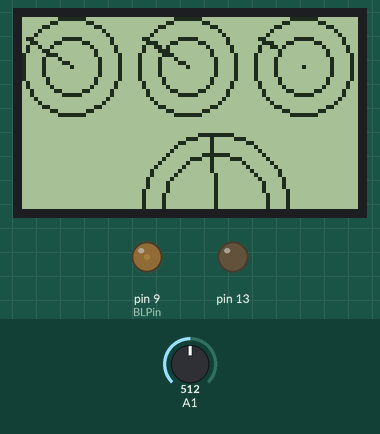
Simulated run of this sketch. Board: Arduino Uno, built with avr-gcc and run on an emulated ATmega328P. On the bench: 84×48 one-colour display, output pins drawn as LEDs (lit = HIGH). The inputs (shaded band) are chosen by the test bench; at power-on: A1 = 512.

Above: at 1.2 s.
1.3 s: A1 set to 350
At 1.56 s:
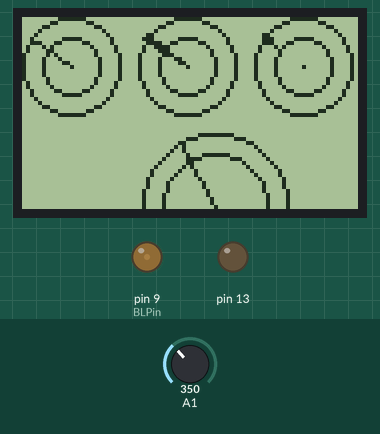
3.0 s: A1 set to 370
At 3.28 s:
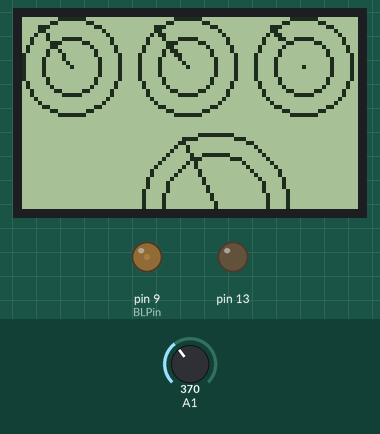
4.7 s: A1 set to 306
At 5.53 s:
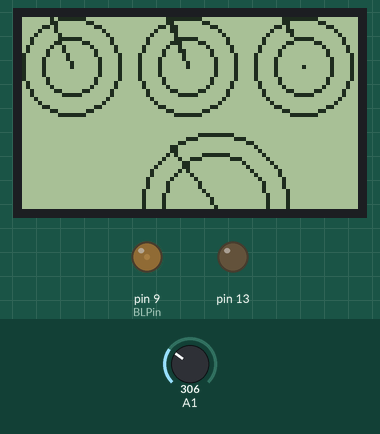
Timing chart, 0 to 7.7 s (numbered marks = the images above; inputs shaded):
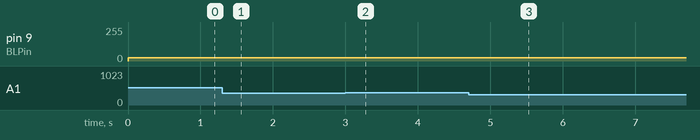

The sketch:

TahoTest.ino
```cpp
#include "U8glib.h"

U8GLIB_PCD8544 u8g(8, 7, 11, 12, 10);    // SPI Com: SCK(clk) = 2, MOSI(din) = 11, CS(ce) = 10, A0(dc) = 7, Reset(rst) = 8
#define BLPin 9
//#define fillArrow
//#define LineBar
char x = 42, y = 24;/*центр окружности*/;
int alpha = 22;
const float pi = 3.14;

unsigned char BL = 25, f, contrast = 150;

char bytes;
char radius = 20;
unsigned int c, d, e, ADC1;

void setup() {

  LCDSetup();
  pinMode(BLPin, OUTPUT); //настроим светодиод как выход
  //digitalWrite(BLPin, LOW);    // turn the Backlight off
  analogWrite(BLPin, 50);    // turn the Backlight off
  pinMode(13, OUTPUT); //настроим светодиод как выход
  digitalWrite(13, LOW);    // turn the LED off by making the voltage LOW
  pinMode(5, INPUT); //
  pinMode(A1, INPUT); //настроим светодиод как выход

}

void loop() {

  alpha++;
  if (alpha > 360)
  {
    alpha = 0;
  }

  //digitalWrite(13,digitalRead(2));
  bytes = Serial.available();
  if (bytes != 0)
  {
    c = Serial.parseInt();
  }
  if (0 < c && c < 255) //bscklight
  {
    BL = c;
  }


  if (1000 < c && c < 2000)
  {
    d = c - 1000;
    //d=map(c,1000,2000,0,1000);
  }

  if (2000 < c && c < 2999)
  {
    e = c - 2000;
    //e=map(c,2000,3000,0,1000);
  }
  if (2999 < c && c < 3255)
  {
    f = c - 3000;
    //e=map(c,2000,3000,0,1000);
  }
  if (3999 < c && c < 4255)
  {
    contrast = c - 4000;
    //e=map(c,2000,3000,0,1000);
  }

  if (4999 < c && c < 5181)
  {
    alpha = c - 5000;
    //e=map(c,2000,3000,0,1000);
  }

  u8g.setContrast(contrast);

  analogWrite(BLPin, BL);    // turn the Backlight off
  //f++;
  if (f > 254)
  {
    f = 0;
  }
  //delay(d);
  analogWrite(13, f);    //
  //digitalWrite(13,digitalRead(5));
  ADC1 = analogRead(A1);
  // picture loop
  u8g.firstPage();
  do {
    draw();
  } while ( u8g.nextPage() );


  /*
  analogWrite(13,f);
   // rebuild the picture after some delay
   digitalWrite(13,LOW);
   delay(d);
   //delayMicroseconds(d);
   digitalWrite(13,HIGH);
   //delayMicroseconds(e);
   delay(e);
   */
}
// ScaleType 1-линия 2-сегмент размером barW*barH 3-сектор от 0 до ArrowDegre(ооочень медленно)  4- толстя стрелка
//DrawRoundScale(X центра, У центра, Радиус, угол показаний, тип шкалы, какие контуры рисовать,высота бара(на сколько отступить внутренней окружностью), ширина бара в градусах)
void DrawRoundScale(char xpos, char ypos, char Rad, int ArrowDegre, char ScaleType, char drawScale,char barW, char barH)
{
  //84x48

  //x=xpos;
  //y = ypos;
  radius = Rad;
  //alpha = ArrowDegre;

  float rx, ry; //точка  куда рисовать линию
  float alphaRad, c, s;
  float co, si;

  if (drawScale == 0)
  {
  }
  if (drawScale == 1)
  {
    u8g.drawCircle(xpos, ypos, Rad);
    u8g.drawPixel(xpos, ypos);
  }

  if (drawScale == 2)
  {
    u8g.drawCircle(xpos, ypos, Rad);
    u8g.drawCircle(xpos, ypos, Rad-barW);
    u8g.drawPixel(xpos, ypos);
  }

  if (ScaleType == 1)
  {
    alphaRad = (180 - ArrowDegre) * 0.0174; //нормальная шкала
    //alphaRad = (alpha)*0.0174;    //справа 0 слева 180!!!!!!!!!!
    co = cos(alphaRad);
    si = sin(alphaRad);
    rx = char((co * radius) + xpos);
    ry = char(ypos - (si * radius));
    u8g.drawLine(xpos, ypos, rx, ry);
  }

  if (ScaleType == 2)
  {
    char temp1, temp2;

    //u8g.drawCircle(xpos, y, radius-barW+1,U8G_DRAW_UPPER_RIGHT);
    //u8g.drawCircle(xpos, y, radius-barW+1,U8G_DRAW_UPPER_LEFT);

    for (temp2 = 0; temp2 < barH; temp2++)
    {
      alphaRad = (180 - ArrowDegre - temp2) * 0.0174; //нормальная шкала
      //alphaRad = (alpha)*0.0174;    //справа 0 слева 180!!!!!!!!!!
      co = cos(alphaRad);
      si = sin(alphaRad);
      for (temp1 = 0; temp1 < barW; temp1++)
      {
        rx = char((co * (radius - temp1)) + xpos);
        ry = char(ypos - (si * (radius - temp1)));
        u8g.drawPixel(rx, ry);
      }
    }
  }

  if (ScaleType == 3)//must be fixed! work only 0-180
  {
    unsigned char temp;
    for (temp = 0; temp < ArrowDegre; temp++)
    {
      alphaRad = (180 - temp) * 0.0174; //нормальная шкала
      //alphaRad = (alpha)*0.0174;    //справа 0 слева 180!!!!!!!!!!
      co = cos(alphaRad);
      si = sin(alphaRad);
      rx = char((co * radius) + xpos);
      ry = char(ypos - (si * radius));
      u8g.drawLine(xpos, ypos, rx, ry);

    }
  }
  if (ScaleType == 4)
  {
    ////////////// толстая стрелка
    alphaRad = (180 - ArrowDegre - 1) * 0.0174; //нормальная шкала
    //alphaRad = (alpha)*0.0174;    //справа 0 слева 180!!!!!!!!!!
    co = cos(alphaRad);
    si = sin(alphaRad);
    rx = char((co * radius) + xpos);
    ry = char(ypos - (si * radius));
    u8g.drawLine(xpos, ypos, rx, ry);
    alphaRad = (180 - ArrowDegre - 2) * 0.0174; //нормальная шкала
    //alphaRad = (alpha)*0.0174;    //справа 0 слева 180!!!!!!!!!!
    co = cos(alphaRad);
    si = sin(alphaRad);
    rx = char((co * radius) + xpos);
    ry = char(ypos - (si * radius));
    u8g.drawLine(xpos, ypos, rx, ry);

    alphaRad = (180 - ArrowDegre + 1) * 0.0174; //нормальная шкала
    //alphaRad = (alpha)*0.0174;    //справа 0 слева 180!!!!!!!!!!
    co = cos(alphaRad);
    si = sin(alphaRad);
    rx = char((co * radius) + xpos);
    ry = char(ypos - (si * radius));
    u8g.drawLine(xpos, ypos, rx, ry);
    alphaRad = (180 - ArrowDegre + 2) * 0.0174; //нормальная шкала
    //alphaRad = (alpha)*0.0174;    //справа 0 слева 180!!!!!!!!!!
    co = cos(alphaRad);
    si = sin(alphaRad);
    rx = char((co * radius) + xpos);
    ry = char(ypos - (si * radius));
    u8g.drawLine(xpos, ypos, rx, ry);
    ////////////////////// конец толстая стрелка
  }


  //u8g.drawLine(x, y, rx+1, ry+1);
  //u8g.drawLine(x, y, rx-1, ry-1);


}
void LCDSetup(void)
{
  // flip screen, if required
  //u8g.setRot180();

  // set SPI backup if required
  //u8g.setHardwareBackup(u8g_backup_avr_spi);

  // assign default color value
  if ( u8g.getMode() == U8G_MODE_R3G3B2 ) {
    u8g.setColorIndex(255);     // white
  }
  else if ( u8g.getMode() == U8G_MODE_GRAY2BIT ) {
    u8g.setColorIndex(3);         // max intensity
  }
  else if ( u8g.getMode() == U8G_MODE_BW ) {
    u8g.setColorIndex(1);         // pixel on
  }
  else if ( u8g.getMode() == U8G_MODE_HICOLOR ) {
    u8g.setHiColorByRGB(255, 255, 255);
  }
  //u8g.setFont(u8g_font_6x10);
  u8g.setFont(u8g_font_5x7); //17chars,6.5 lines
}

void draw(void) {
  /*
  u8g.setPrintPos(0,6);
  u8g.print(c, DEC);
  u8g.print(":");
  u8g.print(bytes, DEC);
  u8g.print(":");
  u8g.print(BL, DEC);
  u8g.print(" A1:");
  u8g.print(ADC1, DEC);

  u8g.setPrintPos(0,13);
  u8g.print("D");
  u8g.print(d, DEC);
  u8g.print(" E");
  u8g.print(e, DEC);
  u8g.print(" f");
  u8g.print(f, DEC);
  u8g.print(" c");
  u8g.print(contrast, DEC);

  */

  DrawRoundScale(12, 12, 12, alpha, 1, 2,5,3);
  DrawRoundScale(41, 12, 12, alpha, 4, 2,5,3);
  DrawRoundScale(70, 12, 12, alpha, 2, 2,5,3);
  //DrawRoundScale(12, 36, 12, alpha, 3, 2,5,3);
  //DrawRoundScale(36, 36, 12, alpha, 2, 2,5,3);

DrawRoundScale(48, 47, 18, map(ADC1,0,1025,0,180),1,2,5,3);

  u8g.setPrintPos(0, 7);
  //u8g.print("xr" );
  //u8g.print(rx, 0);
  //u8g.print(" ry ");
  //u8g.print(ry, 0);
  //u8g.print("alpha =");
  //u8g.print(alpha, DEC);
  //u8g.setPrintPos(0,48);
  //u8g.print(alphaRad,DEC);

  //u8g.drawLine(x1, y1, x, y);
  //u8g.drawLine(13, 13, 30, 33);
  //u8g.drawLine(40, 40, 15, 15);


#ifdef fonttest
  char lines = 1;
  for (lines = 1; lines < 7; lines++)
  {
    u8g.setPrintPos(0, 7 * lines);
    u8g.print("Test5678901234567");
  }
#endif
  //u8g.drawStr( 0,40 , "test");

}
```
